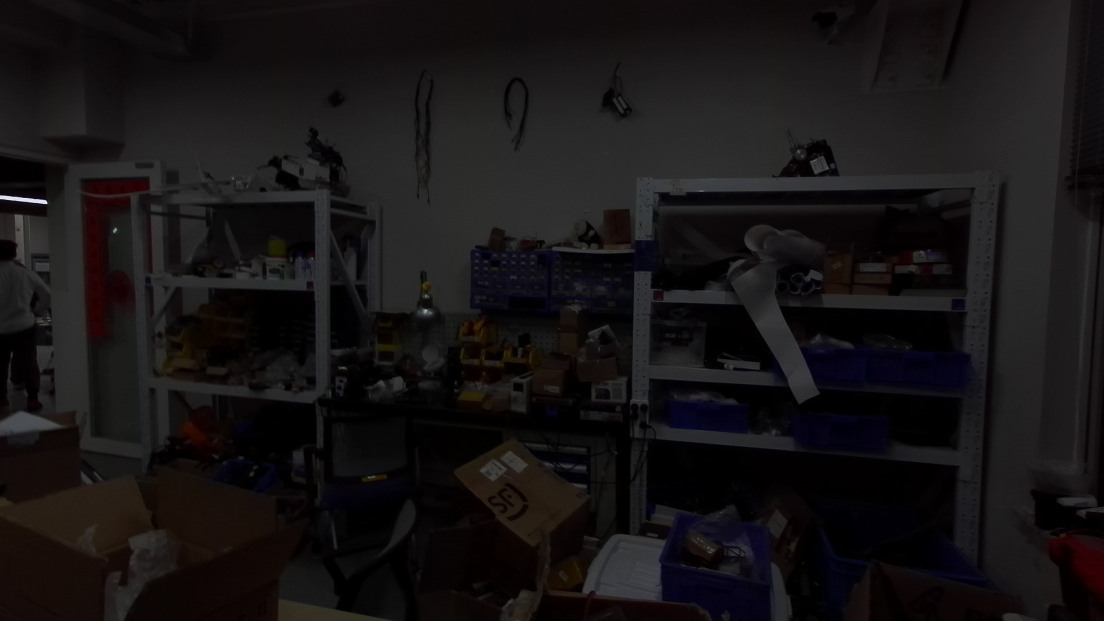
//> input picture Homework/stereo-data/0_orig.jpg, 2208 x 1242 px (shown at 1/2 size)
$ ./Stitching   (built with g++ and OpenCV 4)
//> lines starting //> are read from the running program, lines starting //| are printed output that depends on the picture
//
// Created by mustang on 2020/10/29.
//
#include <opencv2/core/core.hpp>
#include <opencv2/highgui/highgui.hpp>
#include <opencv2/imgproc/imgproc.hpp>
#include <opencv2/calib3d/calib3d.hpp>
#include <opencv2/xfeatures2d/nonfree.hpp>
#include <opencv2/features2d/features2d.hpp>
#include <iostream>
#include <vector>
using namespace cv;
Size getTransformSize( Mat homo, Mat pic, int &move_width, int &move_height ) {
    std::vector< Point2d > pic_corners, trans_corners;
    pic_corners.push_back( Point2d( 0, 0 ) );
    pic_corners.push_back( Point2d( 0, pic.rows ) );
    pic_corners.push_back( Point2d( pic.cols, 0 ) );
    pic_corners.push_back( Point2d( pic.cols, pic.rows ) );
    perspectiveTransform( pic_corners, trans_corners, homo );
    int trans_height, trans_width, min_height = INT_MAX, min_width = INT_MAX, max_height = 0, max_width = 0;
    for ( int i = 0; i < 4; i++ ) {
        min_height = MIN( min_height, trans_corners[ i ].y );
        min_width = MIN( min_width, trans_corners[ i ].x );
        max_height = MAX( max_height, trans_corners[ i ].y );
        max_width = MAX( max_width, trans_corners[ i ].x );
    }
    trans_height = max_height - min_height;
    trans_width = max_width - min_width;
    move_height = - min_height;
    move_width = - min_width;
    homo.at< double >( 0, 0 ) += homo.at< double >( 2, 0 ) * ( -min_width );
    homo.at< double >( 0, 1 ) += homo.at< double >( 2, 1 ) * ( -min_width );
    homo.at< double >( 0, 2 ) += homo.at< double >( 2, 2 ) * ( -min_width );
    homo.at< double >( 1, 0 ) += homo.at< double >( 2, 0 ) * ( -min_height );
    homo.at< double >( 1, 1 ) += homo.at< double >( 2, 1 ) * ( -min_height );
    homo.at< double >( 1, 2 ) += homo.at< double >( 2, 2 ) * ( -min_height );
//    homo.at< double >( 0, 2 ) += -min_width;
//    homo.at< double >( 1, 2 ) += -min_height;
    return Size( trans_width, trans_height );
}

void stitching(){
    Mat pic[ 3 ];
    pic[ 1 ] = imread( "../stereo-data/0_orig.jpg" );
//> pic[1] is the input picture: 1242 rows x 2208 cols, CV_8UC3; mean B, G, R 20.6, 19.8, 22.4
    pic[ 2 ] = imread( "../stereo-data/1_orig.jpg" );
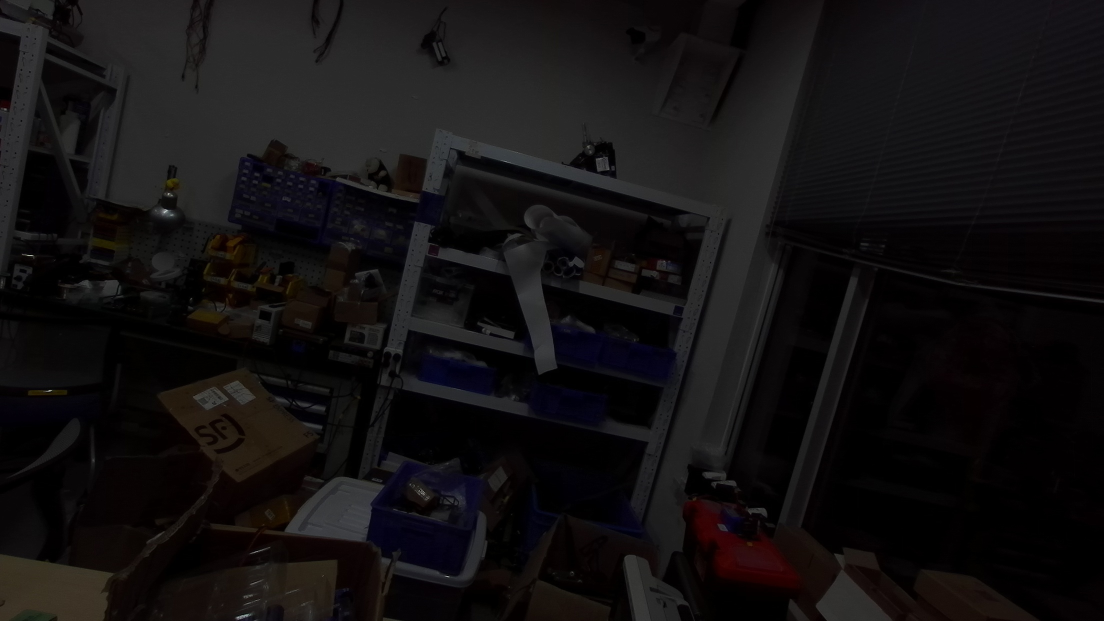
//> input picture Homework/stereo-data/1_orig.jpg, 2208 x 1242 px (shown at 1/2 size)
//> pic[2] is the input picture: 1242 rows x 2208 cols, CV_8UC3; mean B, G, R 17.4, 16.5, 18.7
    pic[ 0 ] = imread( "../stereo-data/2_orig.jpg" );
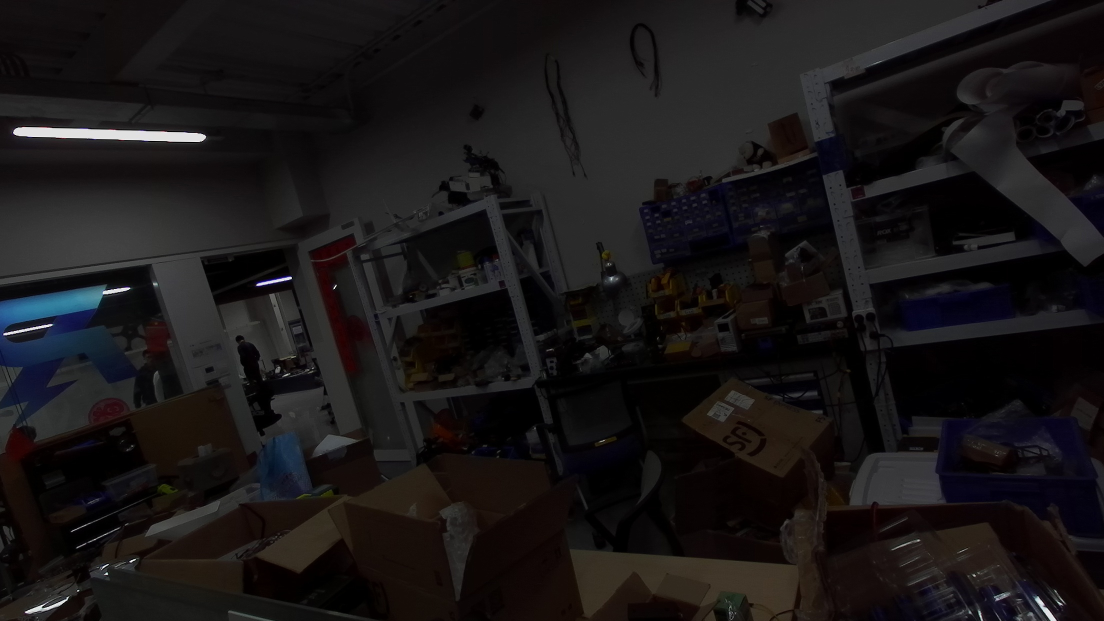
//> input picture Homework/stereo-data/2_orig.jpg, 2208 x 1242 px (shown at 1/2 size)
//> pic[0] is the input picture: 1242 rows x 2208 cols, CV_8UC3; mean B, G, R 22.9, 22.2, 24.9

//    SiftFeatureDetector sift_detector;
    std::vector< KeyPoint > key_points[ 3 ];
    Ptr<SiftFeatureDetector> sift_detector = SiftFeatureDetector::create();
    for ( int i = 0; i < 3; i++ ) {
        pyrDown( pic[ i ], pic[ i ] );
        sift_detector->detect( pic[ i ], key_points[ i ] );
    }

    Mat feature_pics[ 3 ];
    for ( int i = 0; i < 3; i++ ) {
        drawKeypoints( pic[ i ], key_points[ i ], feature_pics[ i ], Scalar::all( -1 ) );
    }

// [6 lines of commented-out code are left out]

    Ptr< SiftDescriptorExtractor > sift_descriptor = SiftDescriptorExtractor::create();
    Mat description[ 3 ];
    for ( int i = 0; i < 3; i++ ){
        sift_descriptor->compute( pic[ i ], key_points[ i ], description[ i ] );
    }

//    Ptr< BFMatcher > bfmatcher = BFMatcher::create();
    BFMatcher bfmatcher;
    std::vector< DMatch > matchs1, matchs2;

    bfmatcher.match( description[ 0 ], description[ 1 ], matchs1 );
//> matchs1 = 404 matches
    bfmatcher.match( description[ 1 ], description[ 2 ], matchs2 );
//> matchs2 = 305 matches

// [4 lines of commented-out code are left out]

    Mat matched_pic1, matched_pic2;
    drawMatches( pic[ 0 ], key_points[ 0 ], pic[ 1 ], key_points[ 1 ], matchs1, matched_pic1, Scalar( 0, 255, 0), Scalar::all( -1 ) );
    drawMatches( pic[ 1 ], key_points[ 1 ], pic[ 2 ], key_points[ 2 ], matchs2, matched_pic2, Scalar( 0, 255, 0), Scalar::all( -1 ) );
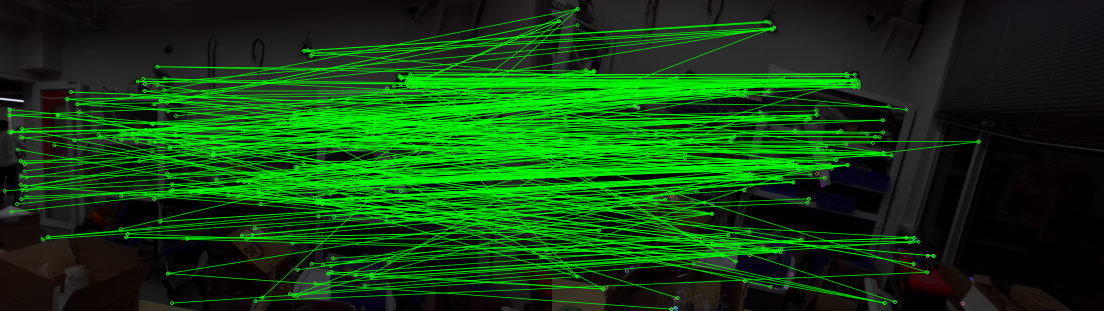
//> matched_pic2: 621 rows x 2208 cols, CV_8UC3 (shown at 1/2 size); mean B, G, R 14.8, 67.1, 16.3

// [5 lines of commented-out code are left out]

    std::vector< Point2f > query_matches[ 2 ], train_matches[ 2 ];
    for ( int i = 0; i < matchs1.size(); i++ ) {
        query_matches[ 0 ].push_back( key_points[ 0 ][ matchs1[i].queryIdx ].pt );
        train_matches[ 0 ].push_back( key_points[ 1 ][ matchs1[i].trainIdx ].pt );
    }
    for ( int i = 0; i < matchs2.size(); i++ ) {
        query_matches[ 1 ].push_back( key_points[ 1 ][ matchs2[i].queryIdx ].pt );
        train_matches[ 1 ].push_back( key_points[ 2 ][ matchs2[i].trainIdx ].pt );
    }

    Mat homo[ 2 ];
    homo[ 0 ] = findHomography( query_matches[ 0 ], train_matches[ 0 ], RANSAC);
    homo[ 1 ] = findHomography( train_matches[ 1 ], query_matches[ 1 ], RANSAC );

    Mat trans_pic1, trans_pic2;
    Size trans_size[ 2 ];
    int trans_height1, trans_width1, trans_height2, trans_width2;
    trans_size[ 0 ] = getTransformSize( homo[ 0 ], pic[ 0 ], trans_width1, trans_height1 );
//> in getTransformSize, `perspectiveTransform( pic_corners, trans_corners, homo );`: trans_corners = 4 Points (x, y): [-304.6, -306.4], [-684.2, 591.6], [854.3, 201.2], [752.6, 706.2]
//> the loop in getTransformSize, `for ( int i = 0; i < 4; i++ )` made 4 passes
//> (min_width, max_height, max_width) on passes 1 to 4: (-304, 0, 0), (-684, 591, 0), (-684, 591, 854), (-684, 706, 854)
//> after the loop in getTransformSize, `for ( int i = 0; i < 4; i++ )`: min_height = -306; min_width = -684; max_height = 706; max_width = 854
//> in getTransformSize, `trans_height = max_height - min_height;`: trans_height = 1012
//> in getTransformSize, `trans_width = max_width - min_width;`: trans_width = 1538
//> in getTransformSize, `move_height = - min_height;`: move_height = 306
//> in getTransformSize, `move_width = - min_width;`: move_width = 684
//> in getTransformSize, `homo.at< double >( 0, 0 ) += homo.at< double >( 2, 0 ) * ( -min_width );`: homo = [[2.18, -0.461, -304.6], [0.607, 1.32, -306.4], [0.000733, -0.000219, 1]]
//> in getTransformSize, `homo.at< double >( 0, 1 ) += homo.at< double >( 2, 1 ) * ( -min_width );`: homo = [[2.18, -0.611, -304.6], [0.607, 1.32, -306.4], [0.000733, -0.000219, 1]]
//> in getTransformSize, `homo.at< double >( 0, 2 ) += homo.at< double >( 2, 2 ) * ( -min_width );`: homo = [[2.18, -0.611, 379.4], [0.607, 1.32, -306.4], [0.000733, -0.000219, 1]]
//> in getTransformSize, `homo.at< double >( 1, 0 ) += homo.at< double >( 2, 0 ) * ( -min_height..`: homo = [[2.18, -0.611, 379.4], [0.832, 1.32, -306.4], [0.000733, -0.000219, 1]]
//> in getTransformSize, `homo.at< double >( 1, 1 ) += homo.at< double >( 2, 1 ) * ( -min_height..`: homo = [[2.18, -0.611, 379.4], [0.832, 1.25, -306.4], [0.000733, -0.000219, 1]]
//> in getTransformSize, `homo.at< double >( 1, 2 ) += homo.at< double >( 2, 2 ) * ( -min_height..`: homo = [[2.18, -0.611, 379.4], [0.832, 1.25, -0.392], [0.000733, -0.000219, 1]]
//> trans_size = 2 Sizes (width, height): [1538, 1012], [0, 0]; trans_width1 = 684; trans_height1 = 306
    trans_size[ 1 ] = getTransformSize( homo[ 1 ], pic[ 2 ], trans_width2, trans_height2 );
//> the loop in getTransformSize (call 2), `for ( int i = 0; i < 4; i++ )` made 4 passes
//> (min_height, max_height, max_width) on passes 1 to 4: (175, 175, 281), (175, 680, 362), (-284, 680, 1568), (-284, 690, 1975)
//> trans_size = 2 Sizes (width, height): [1538, 1012], [1694, 974]; trans_width2 = -281; trans_height2 = 284
    warpPerspective( pic[ 0 ], trans_pic1, homo[ 0 ], trans_size[ 0 ] );
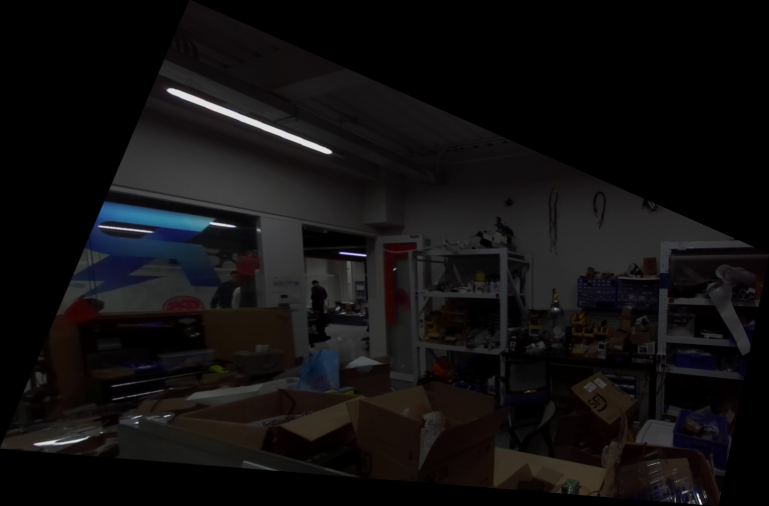
//> trans_pic1: 1012 rows x 1538 cols, CV_8UC3 (shown at 1/2 size); mean B, G, R 15.9, 15.4, 16.8
    warpPerspective( pic[ 2 ], trans_pic2, homo[ 1 ], trans_size[ 1 ] );
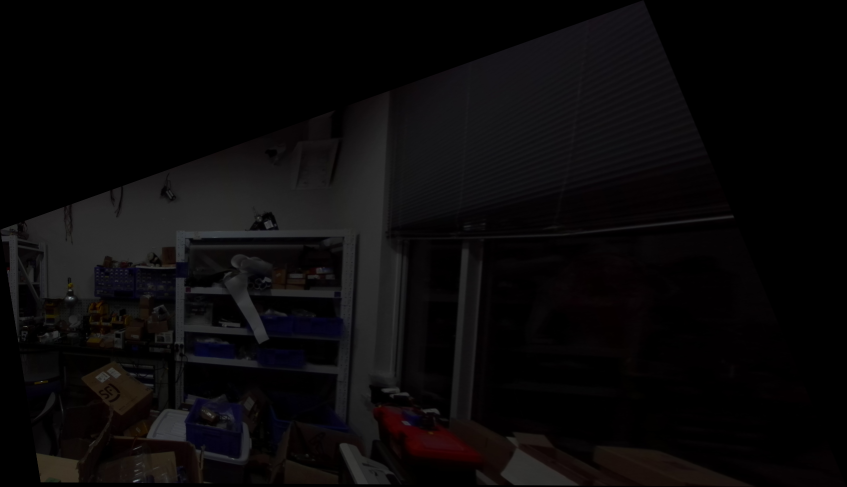
//> trans_pic2: 974 rows x 1694 cols, CV_8UC3 (shown at 1/2 size); mean B, G, R 9.7, 9, 10.5

// [5 lines of commented-out code are left out]

    int tmp_width, tmp_height;
// TO-DO
    tmp_width = trans_size[ 0 ].width, tmp_height = trans_size[ 0 ].height;
//> tmp_width = 1538; tmp_height = 1012
    tmp_width = MAX( tmp_width, trans_width1 + pic[ 1 ].cols );
//> tmp_width = 1788
    tmp_height = MAX( tmp_height, trans_height1 + pic[ 1 ].rows );

    Mat tmp( tmp_height, tmp_width, CV_8UC3, Scalar::all( 0 ) );
//> tmp: 1012 rows x 1788 cols, CV_8UC3; every value is 0
    trans_pic1.copyTo( tmp( Rect( 0, 0, trans_pic1.cols, trans_pic1.rows ) ) );
    pic[ 1 ].copyTo( tmp( Rect( trans_width1, trans_height1, pic[ 1 ].cols, pic[ 1 ].rows ) ) );
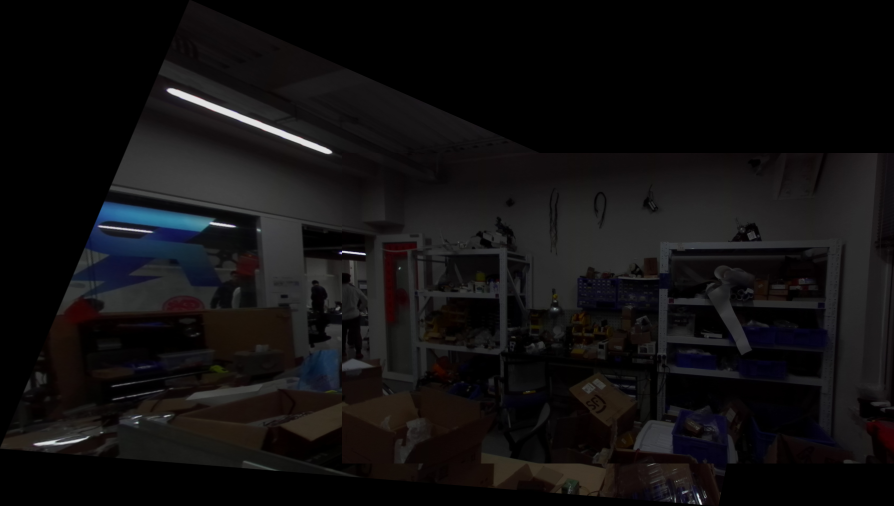
//> tmp: 1012 rows x 1788 cols, CV_8UC3 (shown at 1/2 size); mean B, G, R 16.2, 15.5, 17
//    pyrDown( tmp, tmp, Size( tmp.cols / 2, tmp.rows / 2 ) );

//    namedWindow( "tmp", WINDOW_AUTOSIZE );
//    imshow( "tmp", tmp );

    int top_left_x3 = trans_width1 - trans_width2, top_left_y3 = trans_height1 + (-trans_height2);
//> top_left_x3 = 965; top_left_y3 = 22
    int destination_trans_width, destination_trans_height;
    destination_trans_width = -MIN( 0, top_left_x3 );
//> destination_trans_width = 0
    destination_trans_height = -MIN( 0, top_left_y3 );
//> destination_trans_height = 0
    int destination_width, destination_height;
    destination_width = MAX( tmp.cols + destination_trans_width, top_left_x3 + trans_pic2.cols + destination_trans_width );
//> destination_width = 2659
    destination_height = MAX( tmp.rows + destination_trans_height, top_left_y3 + trans_pic2.rows + destination_trans_height );
//> destination_height = 1012
    Mat destination( destination_height, destination_width, CV_8UC3, Scalar::all( 0 ) );
//> destination: 1012 rows x 2659 cols, CV_8UC3; every value is 0
    trans_pic1.copyTo( destination( Rect( destination_trans_width, destination_trans_height, trans_pic1.cols, trans_pic1.rows ) ) );
    trans_pic2.copyTo( destination( Rect( destination_trans_width + top_left_x3, destination_trans_height + top_left_y3, trans_pic2.cols, trans_pic2.rows ) ) );
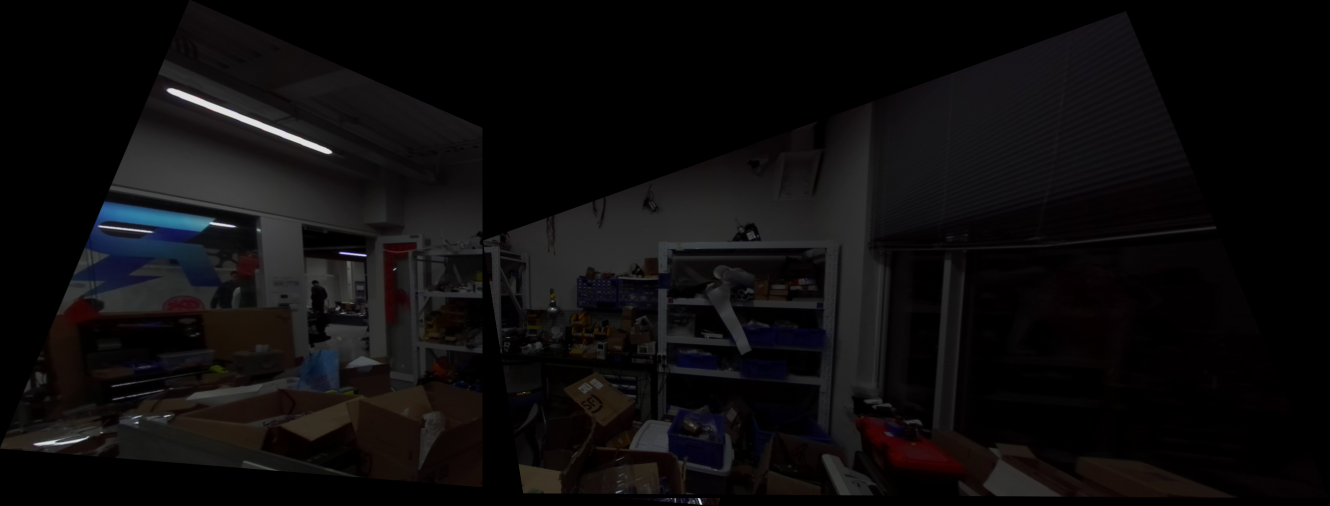
//> destination: 1012 rows x 2659 cols, CV_8UC3 (shown at 1/2 size); mean B, G, R 12.6, 12, 13.4
    pic[ 1 ].copyTo( destination( Rect( destination_trans_width + trans_width1, destination_trans_height + trans_height1, pic[ 1 ].cols, pic[ 1 ].rows ) ) );
// [5 lines of commented-out code are left out]
    imwrite( "../stitched picture.jpg", destination );

    waitKey( 0 );
    destroyAllWindows();
}

int main(){
    stitching();
    return 0;
}
